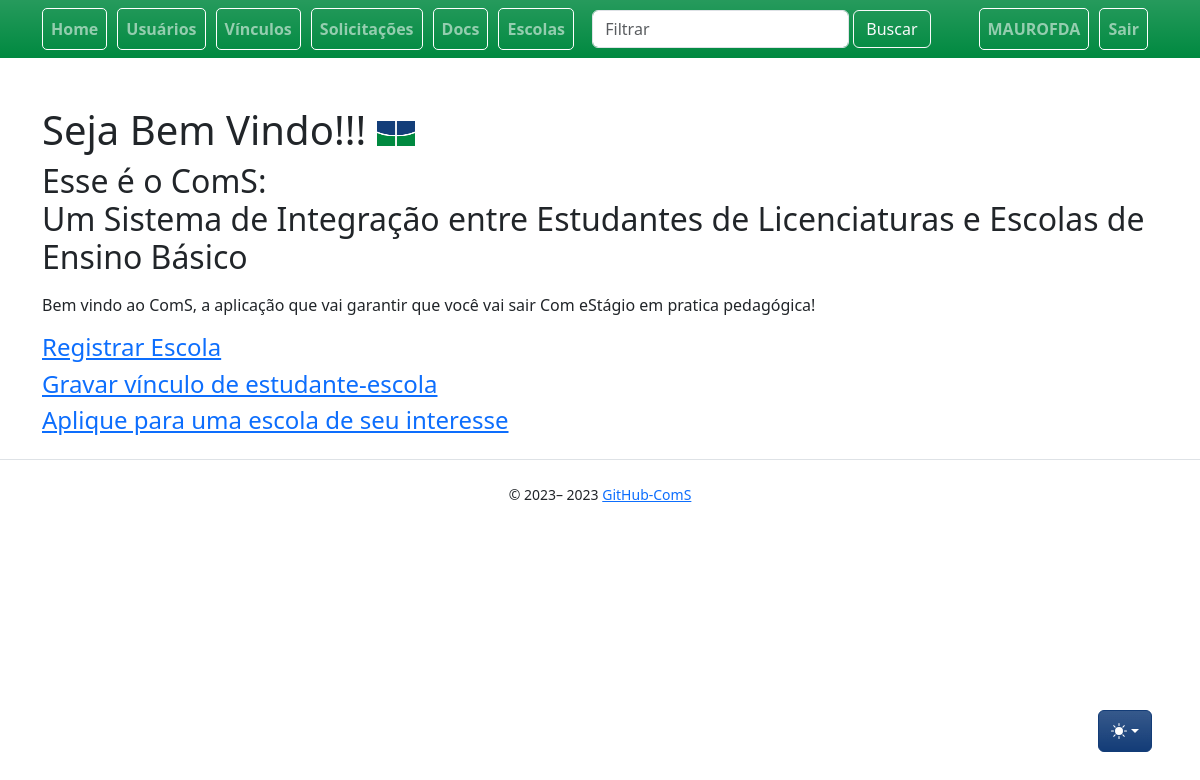
The page / (signed in) on the database as committed earlier.
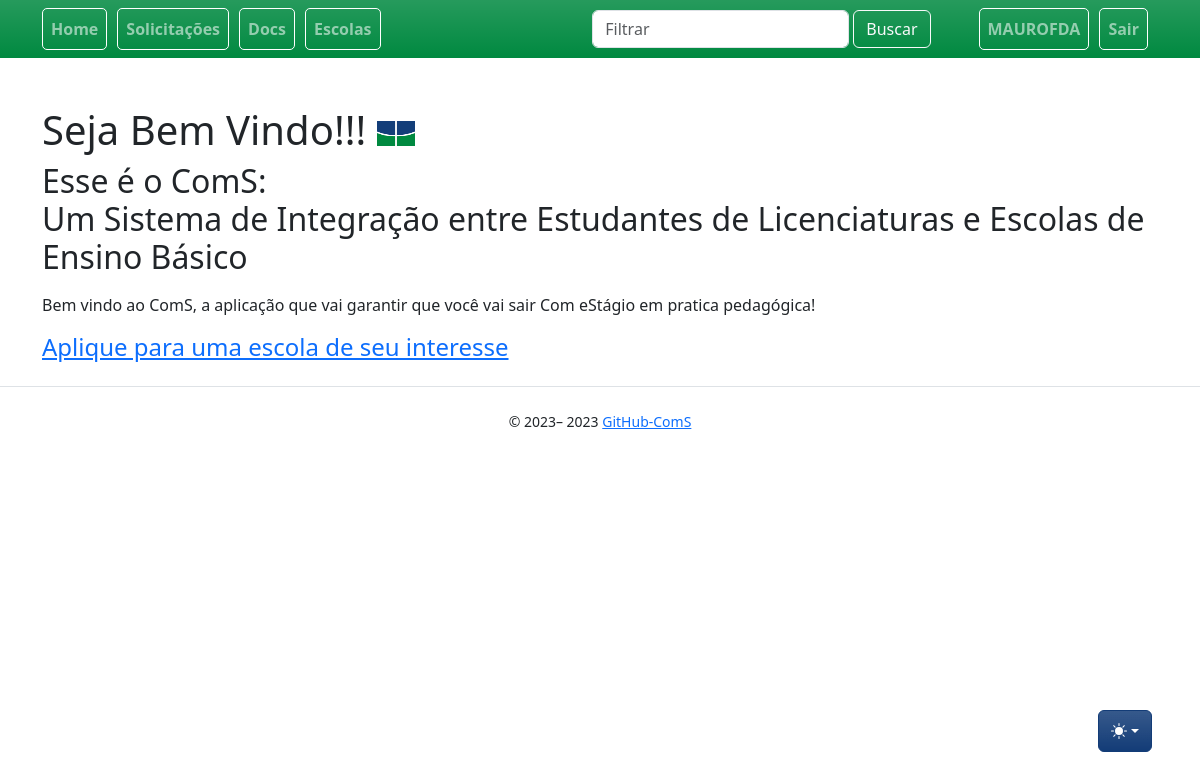
The same page on the database as committed later.
### app/auth/controller.py (the view)
@bp.route("/", methods=("GET", "POST"), strict_slashes=False)
def index():
    return render_template("index.jinja2", title="Home")

### app/auth/loaders.py (called while the page is built)
@login_manager.user_loader
def load_user(user_id):
    return User.query.get(int(user_id))

### app/templates/index.jinja2 (shortened to what this page needs)
{% extends "base.jinja2" %}
{% block head %}
{{ super() }}
{% endblock %}
{% block content %}
<h1>
    Seja Bem Vindo!!!
    <img src="{{ url_for('static', filename='img/Logo_UnB.png') }}" alt="UnB" width="38" height="25">
</h1>
<h2>
    Esse é o ComS: <p>
    Um Sistema de Integração entre Estudantes de Licenciaturas e Escolas de Ensino Básico <p/>
</h2>
<class="important">
    <p>
	Bem vindo ao ComS, a aplicação que vai garantir que você vai sair Com eStágio em pratica pedagógica!
    </p>
    {% if current_user.is_authenticated %}
{% if current_user.is_student==False %}
    <h4>
        <a href="{{ url_for('schools.new') }}">Registrar Escola</a>
    </h4>
    <h4>
        <a href="{{ url_for('linkages.new') }}">Gravar vínculo de estudante-escola</a>
    </h4>
    {% endif %}
    <h4>
        <a href="{{ url_for('solicitations.new') }}">Aplique para uma escola de seu interesse</a>
    </h4>
    {% endif %}
    {% endblock %}

### app/templates/base.jinja2 (shortened to what this page needs)
{% from 'bootstrap5/utils.html' import render_messages %}
{% from 'bootstrap5/form.html' import render_form %}
{% from 'bootstrap5/nav.html' import render_nav_item, render_breadcrumb_item %}
<!doctype html>
<html lang="pt-BR" data-bs-theme="auto">
  <head>
    {% block head %}
    {% block styles %}
    {{ bootstrap.load_css() }}
    <link href="/static/css/bootstrap.min.css" rel="stylesheet" type="text/css">
    {% endblock %}
    {% endblock %}
  </head>
  <body >
    <nav style="background:#008940;" class="navbar navbar-dark navbar-expand-lg mb-5 fs-6 fw-semibold mobile-toggler bg-gradient" >
      <div class="container" >
        <div class="collapse navbar-collapse text-white nav-pills" id="navbarSupportedContent">
          <ul class="navbar-nav mr-auto">
            <div class="nav_bar_box" >
              {{ render_nav_item('main.index', 'Home') }}
            </div>
            {% if current_user.is_student==False %}
            <div class="nav_bar_box">
              {{ render_nav_item('users.index', 'Usuários') }}
            </div>
            <div class="nav_bar_box">
              {{ render_nav_item('linkages.index', 'Vínculos') }}
            </div>
            {% endif %}
            {% if current_user.is_authenticated %}
            <div class="nav_bar_box">
              {{ render_nav_item('solicitations.index', 'Solicitações') }}
            </div>
            <div class="nav_bar_box">
              {{ render_nav_item ('auth.upload', 'Docs') }}
            </div>
            <div class="nav_bar_box">
              {{ render_nav_item('schools.index', 'Escolas') }}
            </div>
          </ul>
        </div>
        <div>
          <ul class="navbar-nav collapse navbar-collapse mr-auto " id="navbarSupportedContent">
            <form class="d-flex" role="search">
              <input class="form-control form-control me-1 bg-221259 container-fluid" type="search"
                placeholder="Filtrar" aria-label="Search" id="filter">
              <button class="btn btn-outline-light me-5" type="submit">Buscar</button>
            </form>
          </ul>
        </div>
        <div>
          <ul class="navbar-nav collapse navbar-collapse me-0" id="navbarSupportedContent">
            <div class="nav_bar_box ms-0">
              {{ render_nav_item('auth.profile', (current_user.username|upper)) }}
            </div>
            <div class="nav_bar_box ml-2">
              {{ render_nav_item('auth.logout', 'Sair') }}
            </div>
            {% elif not current_user.is_authenticated %}
            <div class="nav_bar_box">
              {{ render_nav_item('auth.login', 'Entrar') }}
            </div>
            {% endif %}
          </ul>
        </div>
      </div>
    </nav>
    <div class="dropdown position-fixed bottom-0 end-0 mb-5 me-5 bd-mode-toggle">
      <button class="btn btn-bd-primary py-2 dropdown-toggle d-flex align-items-center bg-gradient" id="bd-theme"
        type="button" title="Toggle theme" aria-expanded="false" data-bs-toggle="dropdown"
        aria-label="Toggle theme(auto)">
        <svg class="bi my-1 theme-icon-active" width="1em" height="1em" title="color mode">
          <use href="#circle-half"></use>
        </svg>
      </button>
    </div>
    <main class="container">
      {% block content %}
      {% endblock %}
    </main>
    <footer class="text-center">
      {% block footer %}
      <div class="d-flex flex-column flex-sm-row justify-content-center py-4 my-4 border-top">
        <small> &copy; 2023–
          <script>document.write(new Date().getFullYear())</script> <a
            href="https://github.com/mauro-fernandes/ComS-rottenpotatoes">GitHub-ComS</a>
        </small>
      </div>
      {% endblock %}
    </footer>
  </body>
</html>

Rows that differ between the two databases and show on the page:
changed User "MAUROFDA": is_student False → True (drawn)
Other text that changed with them:
{{ render_nav_item('users.index', 'Usuários') }}: "Usuários" → (not shown)
{{ render_nav_item('linkages.index', 'Vínculos') }}: "Vínculos" → (not shown)
text no longer shown: "Registrar Escola Gravar vínculo de estudante-escola"
